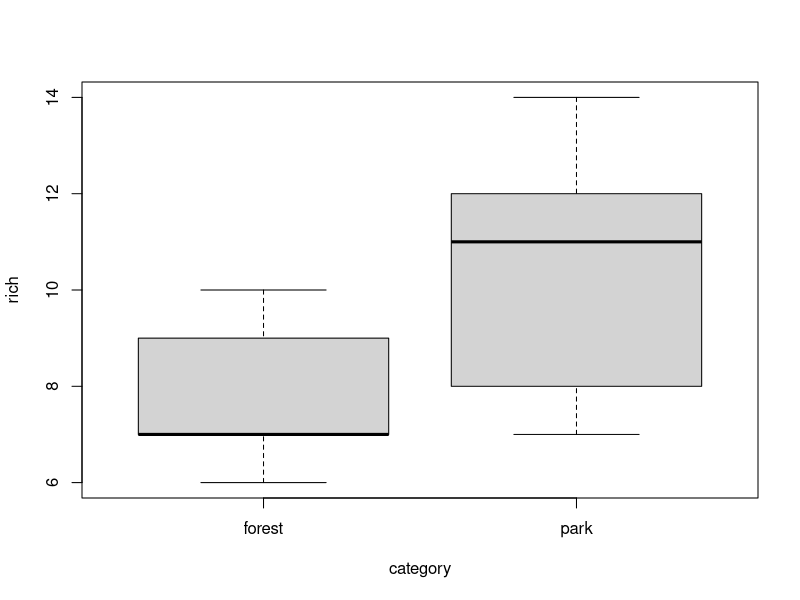
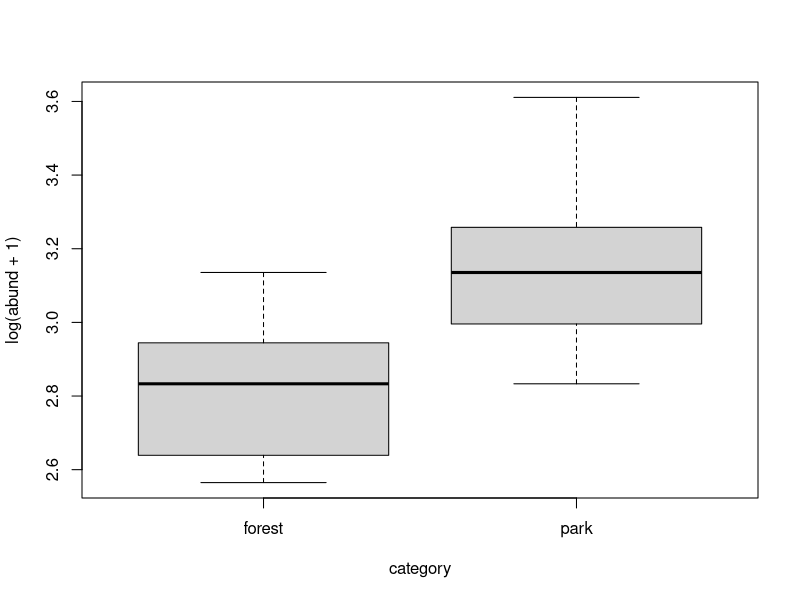
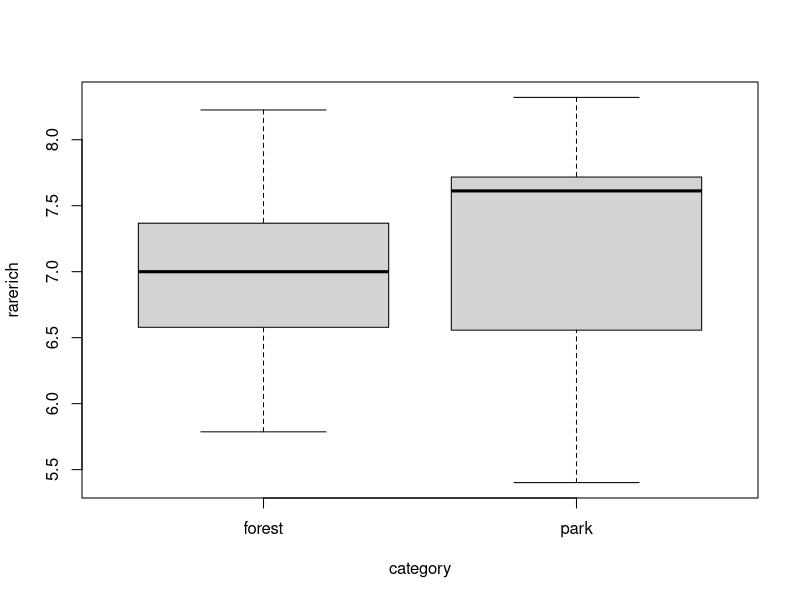
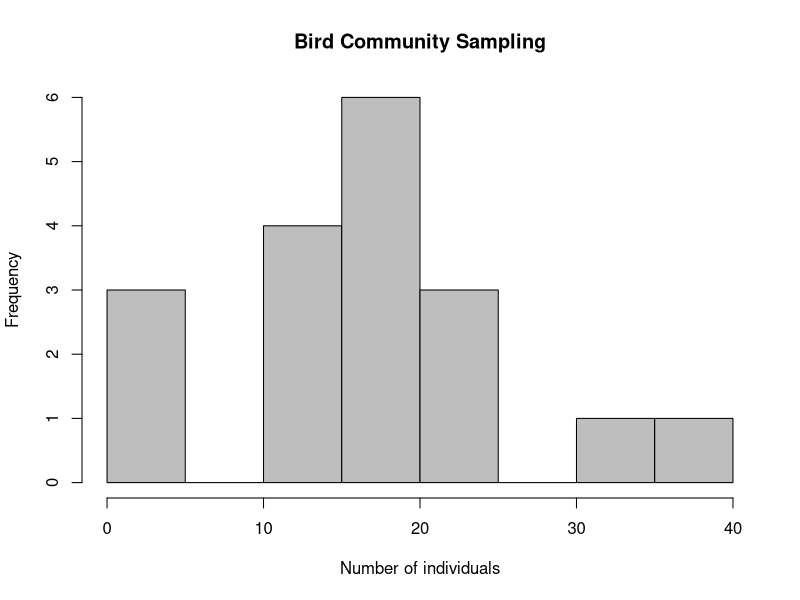
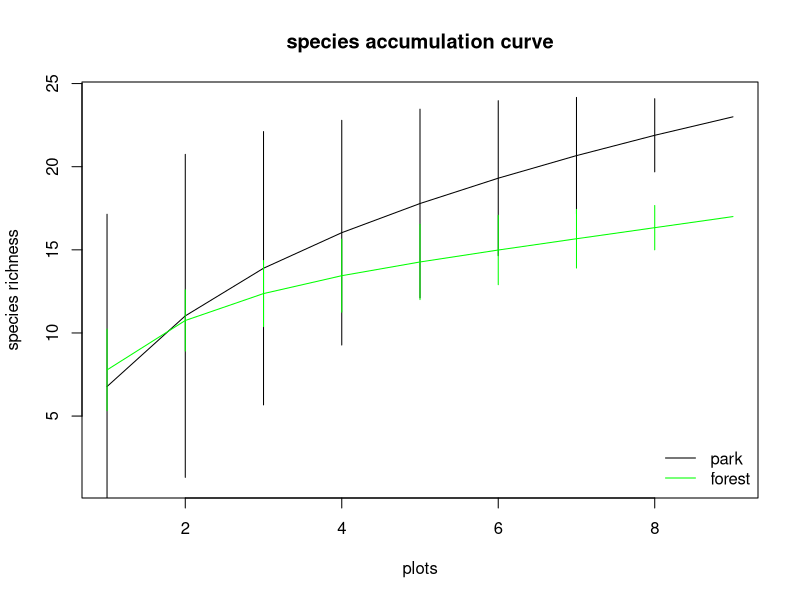
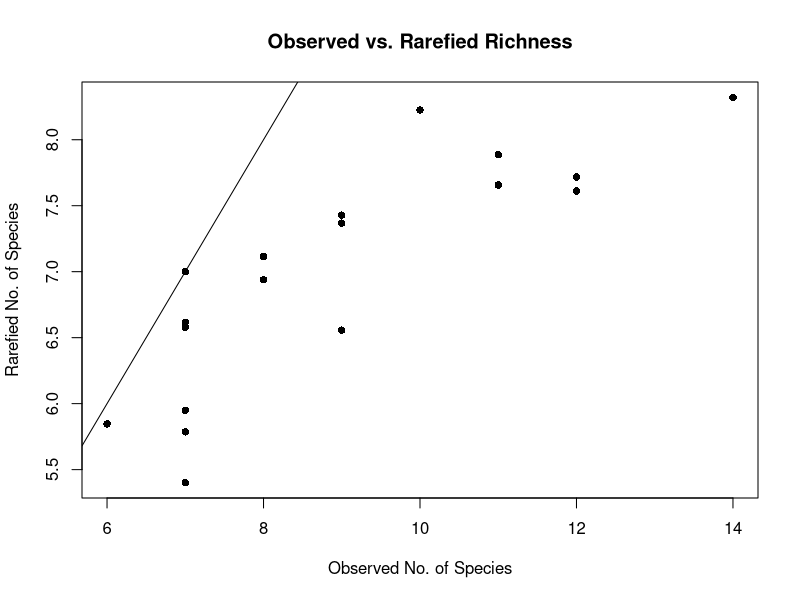
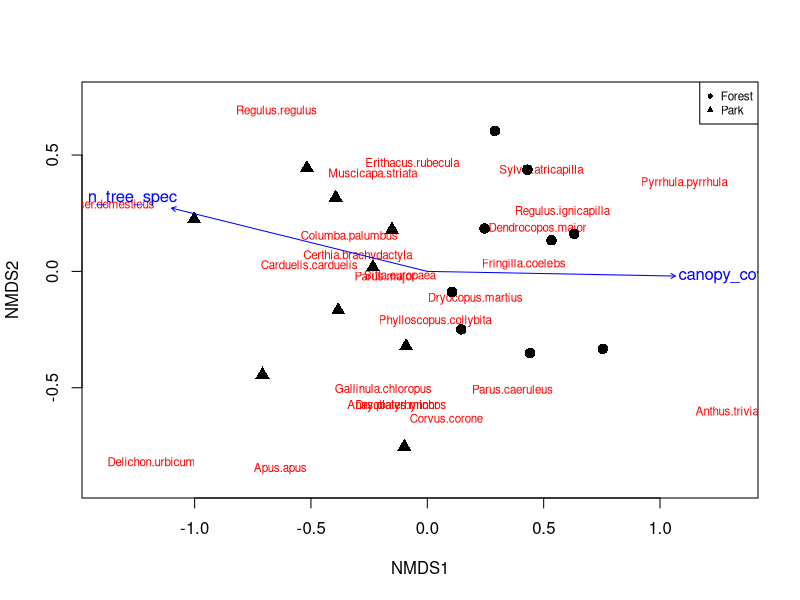

Here is the R script that generated these plots, in order: (Note: this script raises an error after producing the figures.)
library(vegan)
library(tidyverse)

### BIRD DATA ANALYSIS  ###

#### READ IN DATA ####
## bird and environmental data seperately 
bird<-read.csv("data/data2/Bird_community.csv", sep=",", header=TRUE, row.names = 1)
bird[is.na(bird)] <- 0
env<-read.csv("data/data2/bird_environment.csv", sep = ";", dec = ",", header = TRUE)
env[is.na(env)] <- 0

## in one dataframe
dat<-read.csv("data/birds_dataset.csv", sep = ",",header=TRUE)

## adding richness and abundances
dat$rich<-specnumber(dat[,5:32]) #species richness
dat$abund<-rowSums(dat[,5:32]) #abundances
dat$rarerich<-rarefy(dat[,5:32],min(dat$abund)) #rarefied richness based on the subsample with the lowest number of individuals

## looking at the data
boxplot(rich~category,data=dat)
boxplot(log(abund+1)~category,data=dat)
boxplot(rarerich~category,data=dat)

hist(rowSums(bird),
     col = "grey", # colors of bins
     main = "Bird Community Sampling", # plot title
     xlab = "Number of individuals") # x-axis title

#### SPECIES ACCUMULATION CURVE ####
# how good was sampling effort in the ecosystem types to assess species richness? 

SAC_park <- specaccum(subset(bird, env$category == "park"))
SAC_fore <- specaccum(subset(bird, env$category == "forest"))

plot(SAC_park, xlab = "plots", ylab = "species richness", main="species accumulation curve")
plot(SAC_fore, xlab = "plots", ylab = "species richness", main="species accumulation curve", col="green", add = T)
legend("bottomright", legend = c("park","forest"), col = c("black","green"),lwd=1, bty = "n")

#### RAREFIED VS. OBSERVED SPECIES ####
# (rarefied to smallest species size in dataset) to make different sites comparable
plot(dat$rich, dat$rarerich, main = "Observed vs. Rarefied Richness",
     xlab = "Observed No. of Species",
     ylab = "Rarefied No. of Species", pch = 16)
abline(0, 1) # 1:1 line

#### ORDINATION WITH NMDS ####
# to check for differences in species composition
nmd1<-metaMDS(dat[,5:28],distance="horn",k=2) #NMDS analysis based on Morisita-Horn-Index as a dissimilarity measure
plot(nmd1,display="species",type="t") #plot results
points(nmd1,pch=c(16,17)[as.numeric(as.factor(dat$category))],cex=1.4) #add sampling points
legend("topright",pch=c(16,17),c("Forest","Park"), cex = 0.7) #add legend
ef<-envfit(nmd1,dat[,33:43]) #check for correlation of dissimilarity gradients with environmental variables
ef #results
plot(ef,p.max=0.05) #add significant environmental variables to the NMDS plot

orditkplot(nmd1)

